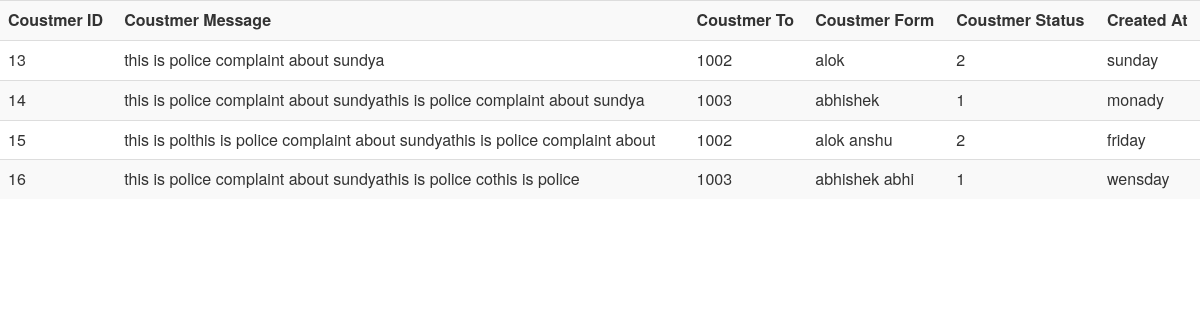
The page /public.php on the database its author committed.
### tables this page shows
CREATE TABLE `complaint` (
  `u_id` int(100) NOT NULL,
  `c_id` int(100) NOT NULL,
  `c_msg` text,
  `c_to` varchar(50) DEFAULT NULL,
  `c_from` varchar(50) DEFAULT NULL,
  `c_status` varchar(20) DEFAULT '0=read,1=unread',
  `created_at` varchar(30) DEFAULT NULL
);

### public.php (the view, shortened to what this page needs)
 <head>
   <link href="css/bootstrap.css" rel="stylesheet">
 </head>
<body>
<?php include("db.php"); ?>
<form method="post" id="form_poloce" action="public.php">
     <table class="table table-striped">
	<tr>
     <th> Coustmer ID</th>
	 <th> Coustmer Message </th>
	 <th> Coustmer To </th>
	 <th> Coustmer Form </th>
	 <th> Coustmer Status </th>
	 <th> Created At </th>
	</tr>
	<?php
	$query = mysqli_query($con,"select * from complaint");
	while($row = mysqli_fetch_array($query)){
	  $id = $row['c_id'];
      $message = $row['c_msg'];
      $to = $row['c_to'];
	  $from = $row['c_from'];
	  $status = $row['c_status'];
	  $date = $row['created_at'];
	?>
	<tr>
	 <td><?php echo $id; ?></td>
	 <td><?php echo $message; ?></td>
	 <td><?php echo $to; ?></td>
	 <td><?php echo $from; ?></td>
	 <td><?php echo $status; ?></td>
	 <td><?php echo $date; ?></td>
	</tr>
	<?php } ?>
    </table>
</form>
</body>

### rows shown on the page
complaint: c_id "13", c_msg "this is police complaint about sundya", c_to "1002", c_from "alok", c_status "2", created_at "sunday"
complaint: c_id "14", c_msg "this is police complaint about sundyathis is police complaint about sundya", c_to "1003", c_from "abhishek", c_status "1", created_at "monady"
complaint: c_id "15", c_msg "this is polthis is police complaint about sundyathis is police complaint about", c_to "1002", c_from "alok anshu", c_status "2", created_at "friday"
complaint: c_id "16", c_msg "this is police complaint about sundyathis is police cothis is police", c_to "1003", c_from "abhishek abhi", c_status "1", created_at "wensday"
